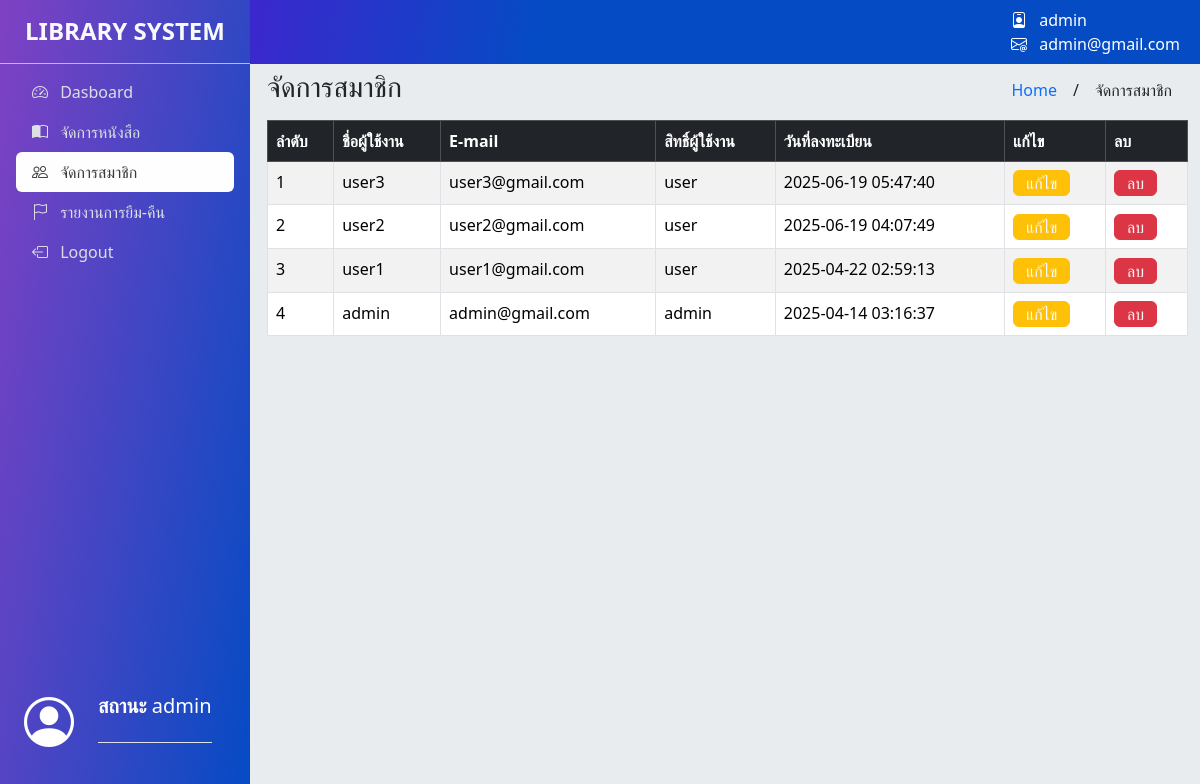
The app's page /admin/manage_users.php?page=manage_users (signed in) with its own data.
### tables this page shows
CREATE TABLE `users` (
  `id` int(11) NOT NULL COMMENT 'ID ผู้ใช้งาน',
  `user_name` varchar(100) NOT NULL COMMENT 'ชื่อผู้ใช้งาน',
  `email` varchar(100) NOT NULL COMMENT 'E-mail ผู้ใช้งาน',
  `password` varchar(100) NOT NULL COMMENT 'รหัสผู้ใช้งาน',
  `role` enum('admin','user') DEFAULT 'user' COMMENT 'ระดับสิทธิ์ผู้ใช้งาน',
  `created_at` timestamp NOT NULL DEFAULT current_timestamp() COMMENT 'วันที่และเวลา ที่ผู้ใช้งานลงทะเบียน'
);

### includes/database.php (called while the page is built, shortened)
<?php
class Database{
    private $hostname = "localhost";
    private $username = "root";
    private $password = "";
    private $database = "db_library_system";
    public function connect()
    {
        $this->conn = mysqli_connect(
            $this->hostname,
            $this->username,
            $this->password,
            $this->database
        );
        mysqli_set_charset($this->conn, "utf8");
        return $this->conn;
    }
}
?>

### includes/user.php (called while the page is built, shortened)
<?php
class users
{
    public function select_users($conn)
    {
        $sql = "SELECT * FROM users AS u
                ORDER BY u.id DESC";
        $result = mysqli_query($conn, $sql);
        $users = [];
        if (mysqli_num_rows($result) > 0) {
            while ($row = mysqli_fetch_assoc($result)) {
                $users[] = $row;
            }
            return $users;
        }
        return [];
    }
}

### admin/manage_users.php (the view, shortened to what this page needs)
<?php
include_once('../includes/database.php');
include_once('../includes/user.php');
$Dasboard = "";
$manage_books = "";
$manage_users = "";
$borrow_logs = "";
if (isset($_GET['page'])) {
    $page = $_GET['page'];
    if ($page == 'dashboard') {
        $Dasboard = 'current';
    } elseif ($page == 'manage_books') {
        $manage_books = 'current';
    } elseif ($page == 'manage_users') {
        $manage_users = 'current';
    } elseif ($page == 'borrow_logs') {
        $borrow_logs = 'current';
    } else {
        header('Location: ../error/404.php');
        exit();
    }
} else {
    header('Location: ../error/404.php');
    exit();
}
?>
<!DOCTYPE html>
<html lang="en">
<head>
    <link href="../assets/bootstrap-5.3.5-dist/css/bootstrap.min.css" rel="stylesheet">
    <link rel="stylesheet" href="../assets/bootstrap-icons-1.11.3/font/bootstrap-icons.min.css">
    <link rel="stylesheet" href="../assets/css/custom-main.css">
</head>
<body class="bg-body-secondary">
    <?php include_once('../partials/navbar-admin.php') ?>
    <?php include_once('../partials/sidebar-admin.php'); ?>
    <main class="content">
        <div class="container-fluid" style="margin-top: 70px;">
            <div class="row pb-2">
                <div class="col-6">
                    <h3>จัดการสมาชิก</h3>
                </div>
                <div class="col-6">
                    <ul class="nav justify-content-end">
                        <li class="nav-item">
                            <a href="#" class="nav-link text-primary">Home</a>
                        </li>
                        <li class="nav-item">
                            <span class="nav-link text-dark px-0">/</span>
                        </li>
                        <li class="nav-item">
                            <a href="#" class="nav-link text-dark">จัดการสมาชิก</a>
                        </li>
                    </ul>
                </div>
            </div>
            <div class="row">
                <div class="col-12">
                    <div class="table-responsive-xxl">
                        <table class="table table-striped table-hover table-bordered">
                            <thead>
                                <tr class="table-dark">
                                    <th>ลำดับ</th>
                                    <th>ชื่อผู้ใช้งาน</th>
                                    <th>E-mail</th>
                                    <th>สิทธิ์ผู้ใช้งาน</th>
                                    <th>วันที่ลงทะเบียน</th>
                                    <th>แก้ไข</th>
                                    <th>ลบ</th>
                                </tr>
                            </thead>
                            <tbody>
                                <?php
                                $user = new users();
                                $db = new Database();
                                $rows = $user->select_users($db->conn);
                                $numUsers = 1;
                                if (count($rows) > 0) {
                                    foreach ($rows as $row) {
                                        echo "<tr>
                                                    <td>{$numUsers}</td>
                                                    <td>{$row['user_name']}</td>
                                                    <td>{$row['email']}</td>
                                                    <td>{$row['role']}</td>
                                                    <td>{$row['created_at']}</td>
                                                    <th><button class='btn btn-warning text-light py-0 edit-user' data-row='row{$numUsers}' data-id='{$row['id']}' data-bs-toggle='modal' data-bs-target='#ModalEditRoleUser'>แก้ไข</button></th>
                                                    <td><a href='actions_user/del_user.php?id={$row['id']}' class='btn btn-danger text-light py-0'>ลบ</a></td>
                                                  </tr>";
                                        $numUsers++;
                                    }
                                }
                                ?>
                            </tbody>
                        </table>
                    </div>
                </div>
            </div>
        </div>
    </main>
</body>
</html>

### partials/navbar-admin.php
<nav class="position-fixed top-0 start-0 w-100" style="padding: 8px; background: linear-gradient(100deg,rgb(108, 9, 213) 0%, #044bc4 45%);">
    <div class="container-fluid">
        <div class="row">
            <div class="col-2">
                <button class="btn" type="button" data-bs-toggle="offcanvas" data-bs-target="#offcanvas">
                    <i class="bi bi-list text-white" style="font-size: 20px;"></i>
                </button>
            </div>
            <div class="col-10 d-flex justify-content-end">
                <div class="text-white" style="font-size: 16px;">
                    <div class="item">
                        <i class="bi bi-person-badge pe-2"></i>
                        <span><?php echo $_SESSION['user']['userName']; ?></span>
                    </div>
                    <div class="item">
                        <i class="bi bi-envelope-at pe-2"></i>
                        <span><?php echo $_SESSION['user']['email']; ?></span>
                    </div>
                </div>
            </div>
        </div>
    </div>
</nav>

### partials/sidebar-admin.php
<div class="position-fixed top-0 start-0 d-none d-md-block vh-100" style="background: linear-gradient(100deg, #8041c3 0%, #044bc4 100%); width: 250px;">
    <h4 class="text-center text-uppercase fw-bold text-light border-bottom border-warning " style="padding: 17px 0px;">library system</h4>
    <ul class="nav flex-column px-3">
        <li class="nav-item">
            <a href="../admin/dashboard.php?page=dashboard" class="nav-link hover-link-main rounded-2 <?php echo $Dasboard; ?>">
                <i class="bi bi-speedometer2 pe-2"></i>
                <span>Dasboard</span>
            </a>
        </li>
        <li class="nav-item">
            <a href="../admin/manage_books.php?page=manage_books" class="nav-link hover-link-main rounded-2 <?php echo $manage_books; ?>">
                <i class="bi bi-book-half pe-2"></i>
                <span>จัดการหนังสือ</span>
            </a>
        </li>
        <li class="nav-item">
            <a href="../admin/manage_users.php?page=manage_users" class="nav-link hover-link-main rounded-2 <?php echo $manage_users; ?>">
                <i class="bi bi-people pe-2"></i>
                <span>จัดการสมาชิก</span>
            </a>
        </li>
        <li class="nav-item">
            <a href="../admin/borrow_logs.php?page=borrow_logs" class="nav-link hover-link-main rounded-2 <?php echo $borrow_logs; ?>">
                <i class="bi bi-flag pe-2"></i>
                <span>รายงานการยืม-คืน</span>
            </a>
        </li>
        <li class="nav-item">
            <a href="../logout.php" class="nav-link hover-link-main rounded-2">
                <i class="bi bi-box-arrow-left pe-2"></i>
                <span>Logout</span>
            </a>
        </li>
    </ul>
    <div class="position-absolute start-0 bottom-0 w-100 pb-3">
        <div class="d-flex column-gap-4 align-items-center p-4">
            <div class="text-white" style="font-size: 50px;">
                <i class="bi bi-person-circle"></i>
            </div>
            <div class="text-white h5">
                <span class="text-uppercase fw-bold">สถานะ </span><span><?php echo $_SESSION['user']['role']; ?></span><br>
                <div class="pb-4 border-bottom"></div>
            </div>
        </div>
    </div>
</div>

### assets/css/custom-main.css (style rules this page uses)
.hover-link-main, .nav-link { color: rgb(220, 224, 228); }
.current { background-color: rgb(254, 254, 254); color: rgb(60, 60, 60); }
.content { margin-left: 255px; }

### records on screen
users: user_name "user3", email "user3@gmail.com", role "user", created_at "2025-06-19 05:47:40"
users: user_name "user2", email "user2@gmail.com", role "user", created_at "2025-06-19 04:07:49"
users: user_name "user1", email "user1@gmail.com", role "user", created_at "2025-04-22 02:59:13"
users: user_name "admin", email "admin@gmail.com", role "admin", created_at "2025-04-14 03:16:37"

### other values on screen
$_SESSION['user']['userName'] "admin"
$_SESSION['user']['email'] "admin@gmail.com"
$_SESSION['user']['role'] "admin"
